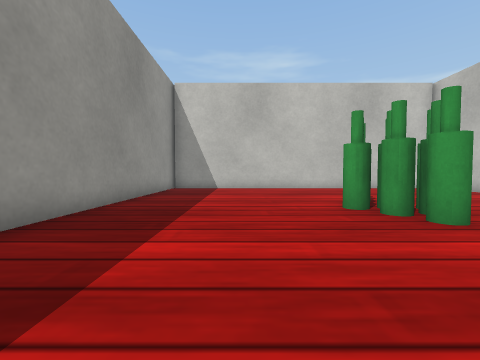
View 1 (above)

12 first-person views from a walk through a Webots world. The camera is 0.08 m above the floor, tilts 2° down and sees 90° across. The floor is counted in squares, 0.1 m on a side. Each view is taken from the middle of a square. On the plan, view 1 faces up. The plan holds only what a view shows up to about 9 squares ahead; the rest is blank. The place goes on beyond the plan. Simple shapes and patterns stand in for the simulator's stock objects.

View 2
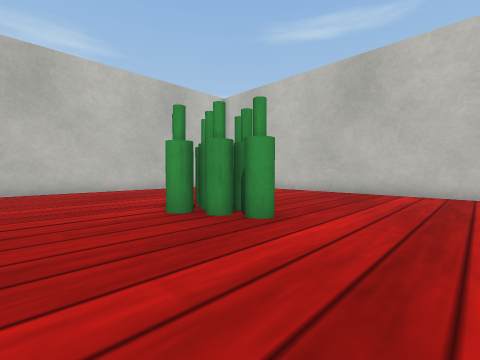

View 3
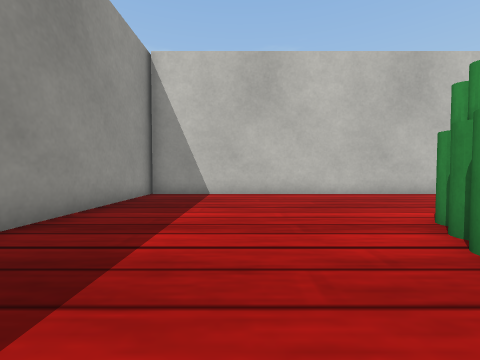

View 4
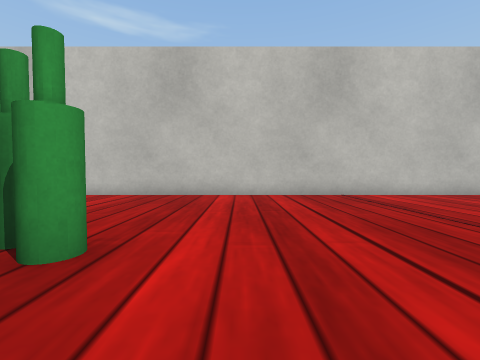

View 5
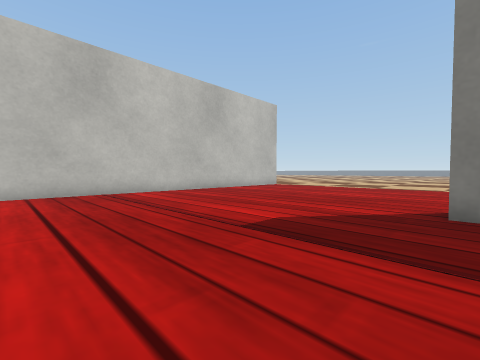

View 6
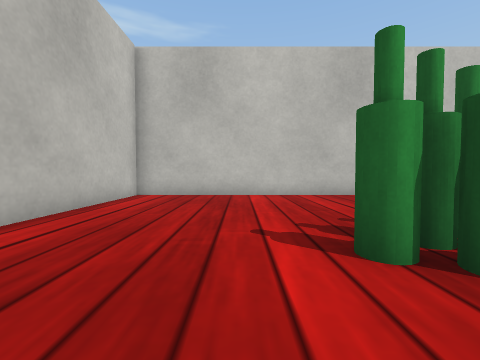

View 7
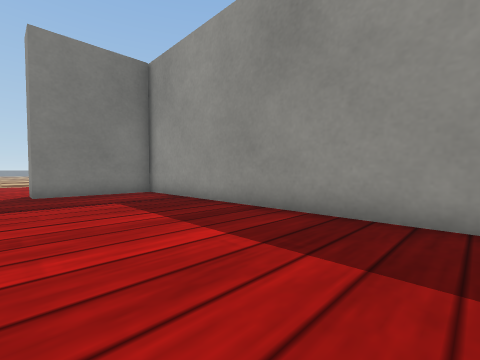

View 8
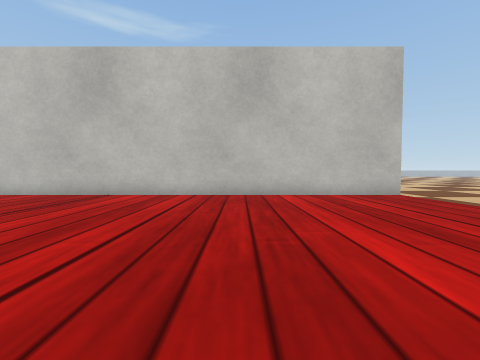

View 9
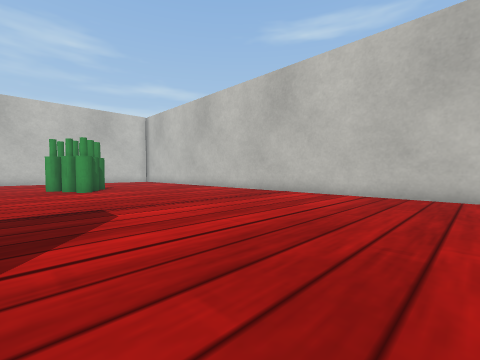

View 10
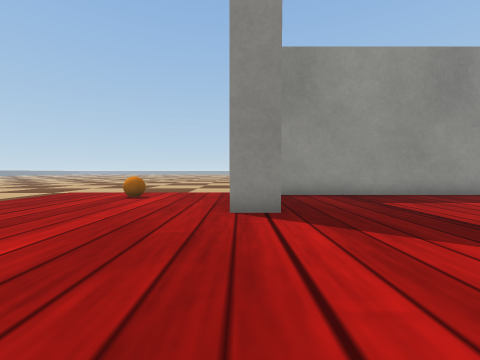

View 11
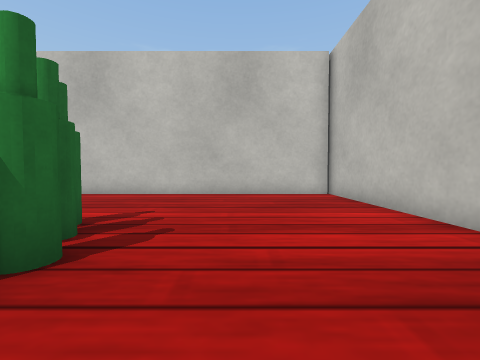

View 12
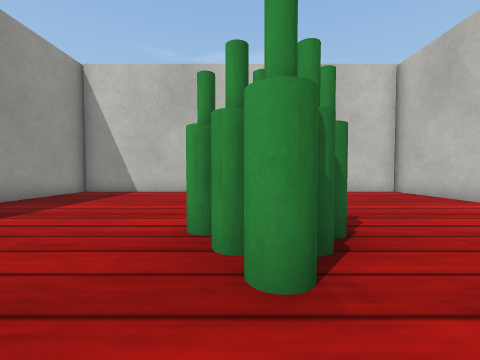

### Floor plan
Points are (right, up) in squares from view 1. A wall is a line through its corners. A room is listed if a view was taken in it or the views show most of it. See-through windows are left out.
Room 1 (views 1, 2, 3, 4, 5, 6, 7, 10, 11, 12)
walls: (-2.6, -4.2) (0.3, -4.2) (0.3, -5.3); (9.2, -5.4) (9.2, 11.7); (9.1, 11.5) (-3.1, 11.5); (-3.2, 11.9) (-3.2, -3.6)
ways out: opening at (4.5, -4.5) to room 2
objects: bottle (3, 4); bottle (3, 5); bottle (3, 6); bottle (3, 7); bottle (4, 5); bottle (4, 6)
Room 2 (views 8, 9)
walls: (9.2, -11.6) (9.2, -5.4)
ways out: opening at (4.5, -4.5) to room 1; opening at (9.5, -16)
objects: ball (-3, -8) to (-2, -8)

Positions as (right, up) in squares from view 1, and headings:
1: (0, 0), facing up
2: (0, 1), facing up-right
3: (0, 3), facing up
4: (1, 2), facing right
5: (0, 1), facing down-right
6: (1, 8), facing right
7: (1, 5), facing down-left
8: (1, -6), facing right
9: (1, -7), facing up-right
10: (5, -5), facing left
11: (6, 3), facing up
12: (3, 2), facing up
